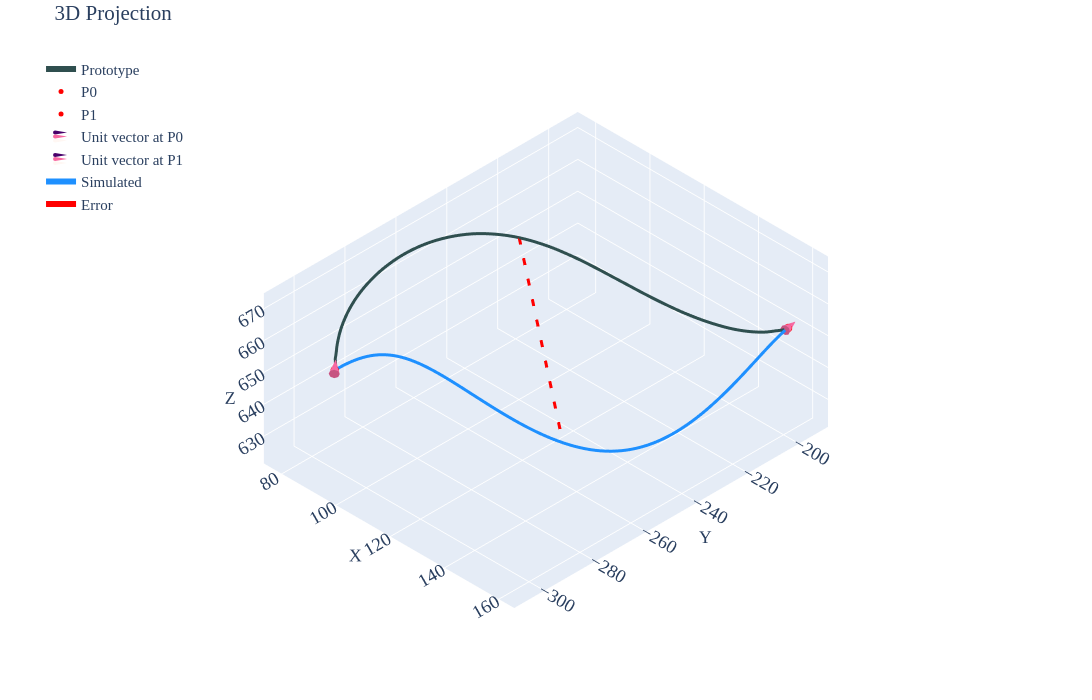

Notebook source saved alongside this figure:
### Code cell
#| label: w2

wiper_looper(wipe=2)
